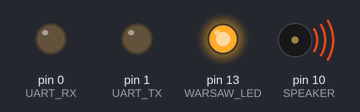
The sketch below on a simulated Arduino Uno, built with avr-gcc and run on an emulated ATmega328P. Parts: output pins drawn as LEDs (lit = HIGH), buzzer (waves = sounding). Pins used as bus, display or sensor lines are not drawn.

Above: at 0.35 s.
At 10.31 s:
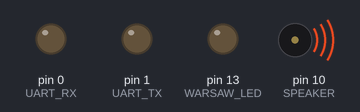
At 18.5 s:
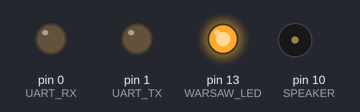
At 32.3 s:
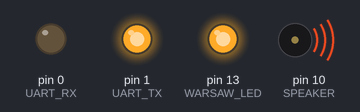
At 37.8 s:
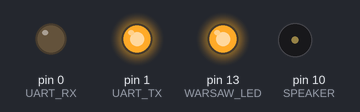
At 38.8 s:
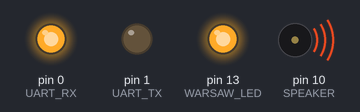
Timing chart, 0 to 40.0 s (numbered marks = the images above):
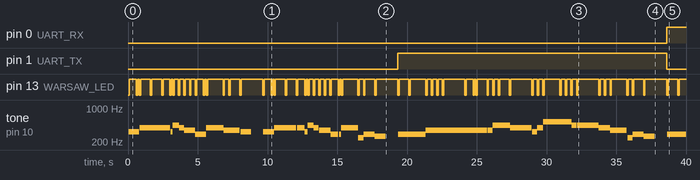

The sketch:

anthem-demo.ino
```cpp
const int noteFrequencies[] = {
  130, 138, 146, 155, 164, 174, 185, 196, 207, 220, 233, 246, // Frequencies for octave 3
  261, 277, 293, 311, 329, 349, 370, 392, 415, 440, 466, 493, // Frequencies for octave 4
  523, 554, 587, 622, 659, 698, 740, 784, 830, 880, 932, 987  // Frequencies for octave 5
};

enum MusicalNote {
  NOTE_C3, NOTE_C3S, NOTE_D3, NOTE_D3S, NOTE_E3, NOTE_F3, NOTE_F3S, NOTE_G3, NOTE_G3S, NOTE_A3, NOTE_A3S, NOTE_B3,
  NOTE_C4, NOTE_C4S, NOTE_D4, NOTE_D4S, NOTE_E4, NOTE_F4, NOTE_F4S, NOTE_G4, NOTE_G4S, NOTE_A4, NOTE_A4S, NOTE_B4,
  NOTE_C5, NOTE_C5S, NOTE_D5, NOTE_D5S, NOTE_E5, NOTE_F5, NOTE_F5S, NOTE_G5, NOTE_G5S, NOTE_A5, NOTE_A5S, NOTE_B5,
  REST
};

#define WARSAW_LED  (13)
#define SPEAKER     (10)
#define UART_RX     (0)
#define UART_TX     (1)

#define N32   (100)
#define N16   (2 * N32)
#define N8    (2 * N16)
#define N4    (2 * N8)
#define N2    (2 * N4)
#define N1    (2 * N2)

#define BEAM  (0x80)

void generateSignal(int frequency, int durationMs) {
  int period = 1000000 / frequency; // Period in microseconds
  int halfPeriod = period / 2; // Half period

  digitalWrite(WARSAW_LED, LOW);
  unsigned long startTime = millis();
  unsigned long diff = 0;
  while (diff < durationMs) {
    if (diff > 100)
      digitalWrite(WARSAW_LED, HIGH);

    digitalWrite(SPEAKER, HIGH);
    delayMicroseconds(halfPeriod);
    digitalWrite(SPEAKER, LOW);
    delayMicroseconds(halfPeriod);

    diff = millis() - startTime;
  }

  digitalWrite(WARSAW_LED, HIGH);
}

void playMelody(MusicalNote melody[], int noteDurations[], int size) {
  // Play each note in the melody
  for (int i = 0; i < size / sizeof(melody[0]); i++) {
    int note = melody[i] & (~BEAM);
    int beam = melody[i] & BEAM;
    int duration = noteDurations[i];
    if (note == REST)
      delay(duration);
    else
      generateSignal(noteFrequencies[note], duration - (beam ? 0 : 50));
    if (!beam)
      delay(50); // Short pause between notes
  }
}

void playVerse() {
  // Define the melody and note durations for a verse of the national anthem of Poland
  MusicalNote melody[] = {
    NOTE_E4, NOTE_F4, NOTE_G4, NOTE_G4, NOTE_G4, NOTE_E4, NOTE_A4 | BEAM, NOTE_G4, NOTE_F4 | BEAM, NOTE_E4,
    NOTE_D4, NOTE_D4, NOTE_G4, NOTE_F4, NOTE_F4, NOTE_E4, REST,
    NOTE_E4, NOTE_F4, NOTE_G4, NOTE_G4, NOTE_G4, NOTE_E4, NOTE_A4 | BEAM, NOTE_G4, NOTE_F4 | BEAM, NOTE_E4,
    NOTE_D4, NOTE_D4, NOTE_G4, NOTE_B3, NOTE_D4, NOTE_C4, REST
  };

  int noteDurations[] = {
    N8 + N16, N16, N4, N4, N8 + N16, N16, N8, N8, N8, N8,
    N8 + N16, N16, N4 + N8, N8, N4, N4, N4,
    N8 + N16, N16, N4, N4, N8 + N16, N16, N8, N8, N8, N8,
    N8 + N16, N16, N4 + N8, N8, N4, N4, N4
  };

  playMelody(melody, noteDurations, sizeof(melody));
}

void playChorus() {
  // Define the melody and note durations for the chorus of the national anthem of Poland
  MusicalNote melody[] = {
    NOTE_D4, NOTE_D4, NOTE_F4, NOTE_F4 | BEAM, NOTE_E4, NOTE_E4,
    NOTE_F4, NOTE_F4, NOTE_F4, NOTE_F4, NOTE_A4, NOTE_A4, NOTE_G4,
    NOTE_E4, NOTE_G4, NOTE_C5, NOTE_B4, NOTE_B4 | BEAM, NOTE_A4, NOTE_A4,
    NOTE_G4, NOTE_G4, NOTE_F4, NOTE_B3, NOTE_D4, NOTE_C4, REST
  };

  int noteDurations[] = {
    N4, N4 + N8, N8, N8, N8, N2,
    N8 + N16, N16, N4, N8, N8, N4, N2,
    N8, N8, N4 + N8, N8, N8, N8, N2,
    N8, N8, N4 + N8, N8, N4, N4, N4
  };

  playMelody(melody, noteDurations, sizeof(melody));
}

void setup() {
  // put your setup code here, to run once:
  pinMode(WARSAW_LED, OUTPUT);
  pinMode(SPEAKER, OUTPUT);
  pinMode(UART_RX, OUTPUT);
  pinMode(UART_TX, OUTPUT);

  digitalWrite(UART_RX, LOW);
  digitalWrite(UART_TX, LOW);
  playVerse();

  digitalWrite(UART_TX, HIGH);
  playChorus();

  digitalWrite(UART_TX, LOW);
  digitalWrite(UART_RX, HIGH);
  playChorus();

  digitalWrite(UART_RX, LOW);
}

void loop() {
  // heartbeat
  digitalWrite(WARSAW_LED, HIGH);
  delay(50);
  digitalWrite(WARSAW_LED, LOW);
  delay(1450);
}
```

Measured:
- by itself, pin 0 (UART_RX): LOW → HIGH at 38.6 s
- by itself, pin 1 (UART_TX): LOW → HIGH at 19.3 s, → LOW 19.3 s later
- by itself, pin 13 (WARSAW_LED): LOW → HIGH at 0.10 s, → LOW 0.50 s later, → HIGH 0.10 s later, → LOW 0.10 s later, … (119 changes in this stretch)
- by itself, tone on pin 10 (SPEAKER): plays 328 Hz for 0.76 s, 390 Hz for 2.2 s, 328 Hz for 0.16 s, 438 Hz for 0.44 s, 391 Hz for 0.36 s, 348 Hz for 0.80 s … (39 notes in this stretch)
